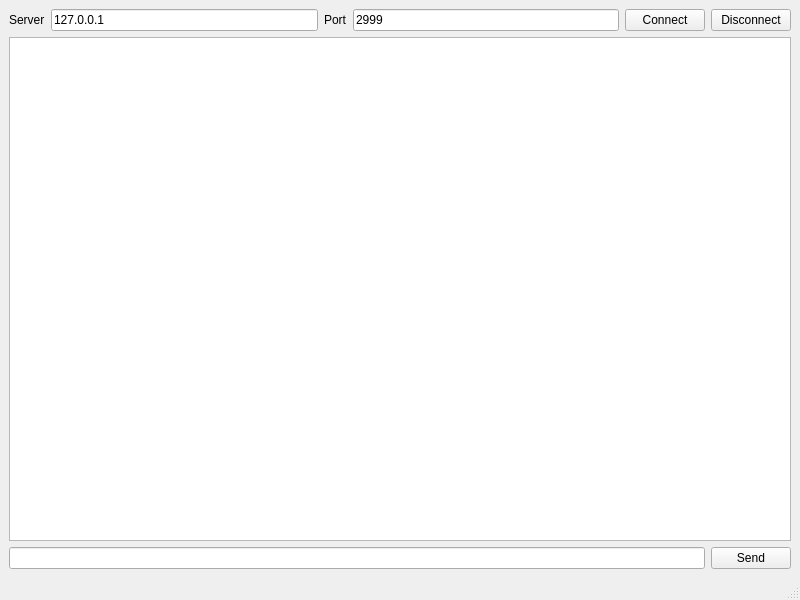
<?xml version="1.0" encoding="UTF-8"?>
<ui version="4.0">
 <class>MainWindow</class>
 <widget class="QMainWindow" name="MainWindow">
  <property name="geometry">
   <rect>
    <x>0</x>
    <y>0</y>
    <width>800</width>
    <height>600</height>
   </rect>
  </property>
  <property name="windowTitle">
   <string>TCP Chat Client</string>
  </property>
  <widget class="QWidget" name="centralwidget">
   <layout class="QVBoxLayout" name="verticalLayout">
    <item>
     <layout class="QHBoxLayout" name="horizontalLayout">
      <item>
       <widget class="QLabel" name="label">
        <property name="text">
         <string>Server</string>
        </property>
       </widget>
      </item>
      <item>
       <widget class="QLineEdit" name="txtServer">
        <property name="text">
         <string>127.0.0.1</string>
        </property>
       </widget>
      </item>
      <item>
       <widget class="QLabel" name="label_2">
        <property name="text">
         <string>Port</string>
        </property>
       </widget>
      </item>
      <item>
       <widget class="QLineEdit" name="txtPort">
        <property name="text">
         <string>2999</string>
        </property>
       </widget>
      </item>
      <item>
       <widget class="QPushButton" name="btnConnect">
        <property name="text">
         <string>Connect</string>
        </property>
       </widget>
      </item>
      <item>
       <widget class="QPushButton" name="btnDisconnect">
        <property name="text">
         <string>Disconnect</string>
        </property>
       </widget>
      </item>
     </layout>
    </item>
    <item>
     <widget class="QListView" name="listView"/>
    </item>
    <item>
     <layout class="QHBoxLayout" name="horizontalLayout_2">
      <item>
       <widget class="QLineEdit" name="txtMessage"/>
      </item>
      <item>
       <widget class="QPushButton" name="btnSend">
        <property name="text">
         <string>Send</string>
        </property>
       </widget>
      </item>
     </layout>
    </item>
   </layout>
  </widget>
  <widget class="QMenuBar" name="menubar">
   <property name="geometry">
    <rect>
     <x>0</x>
     <y>0</y>
     <width>800</width>
     <height>25</height>
    </rect>
   </property>
  </widget>
  <widget class="QStatusBar" name="statusbar"/>
 </widget>
 <resources/>
 <connections/>
</ui>
